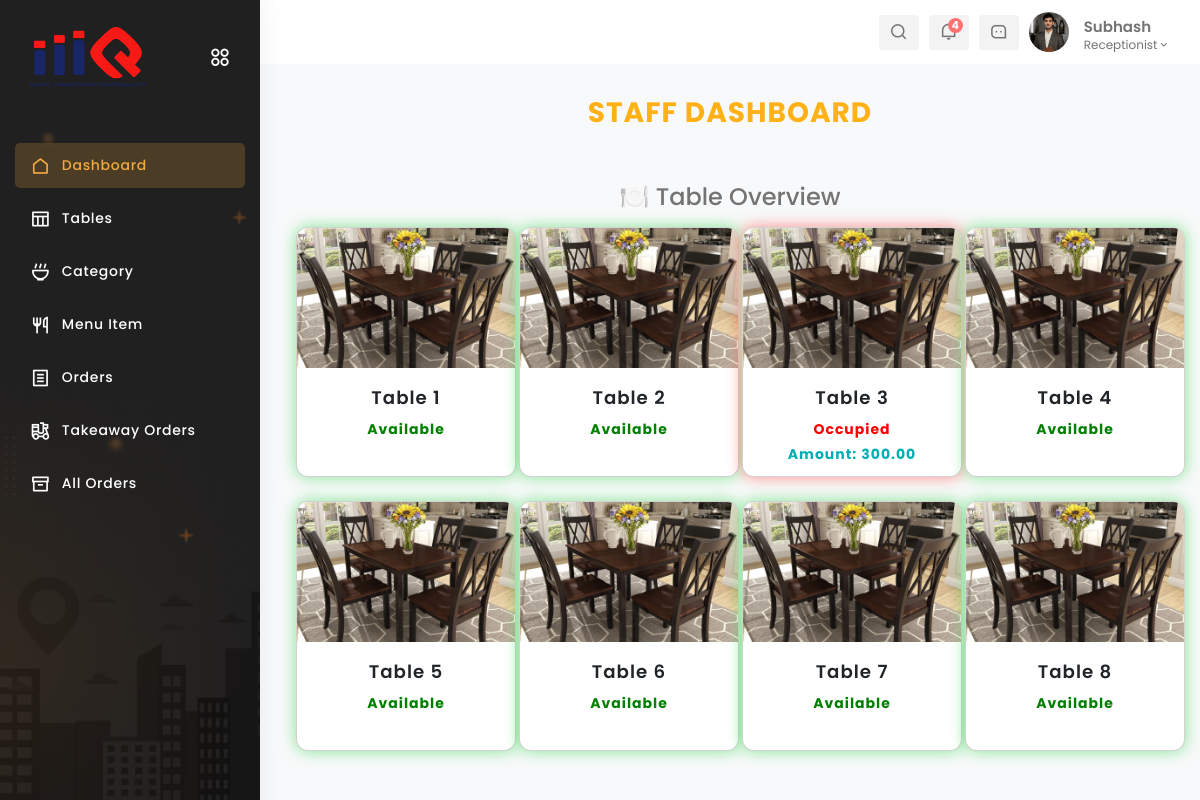
/staff_dashboard (signed in), run on the app's committed database.
### app2/models.py (models this page shows, shortened)
class Staff(models.Model):
    ROLE_CHOICES = [
        ('manager', 'Manager'),
        ('receptionist', 'Receptionist'),
        ('chef', 'Chef'),
        ('waiter', 'Waiter'),
        ('cashier', 'Cashier'),
        ('inventory', 'Inventory')
    ]
    username = models.CharField(max_length=100)
    password = models.CharField(max_length=100)
    phone_number = models.BigIntegerField()
    email = models.EmailField()
    role = models.CharField(max_length=20, choices=ROLE_CHOICES)
    is_active = models.BooleanField(default=True)

class Table_list(models.Model):
    table_no = models.CharField(max_length=150)
    capacity = models.BigIntegerField()
    available = models.BooleanField(default=True)
    image = models.ImageField(upload_to='Table_list/', blank=True, null=True)
    status = models.CharField(max_length=50, choices=[('Available', 'Available'), ('Occupied', 'Occupied')], default='Available')
    occupied_order_no = models.CharField(max_length=40, null=True , blank=True)
    qr_code = models.ImageField(upload_to='qr_codes/', blank=True, null=True)
    created_at = models.DateTimeField()
    updated_at = models.DateTimeField(auto_now=True)

class Orders(models.Model):
    username = models.CharField(max_length=100)
    order_no = models.CharField(max_length=40)
    order_type = models.CharField(max_length=40)
    order_date = models.DateTimeField()
    status = models.CharField(max_length=50, choices=[('Pending', 'Pending'),('Served', 'Served'),('Ready for Pickup', 'Ready for Pickup'), ('Completed', 'Completed'), ('Cancelled', 'Cancelled')])
    table_no = models.CharField(max_length=50,null=True, blank=True)
    total_amount = models.DecimalField(max_digits=10, decimal_places=2)
    address = models.TextField(blank=True, null=True)
    city = models.CharField(max_length=100,blank=True, null=True)
    postal_code = models.CharField(max_length=20,blank=True, null=True)

### app1/views.py (the view, shortened to what this page needs)
# urls.py: path('staff_dashboard',staff_dashboard,name='staff_dashboard'),
def staff_dashboard(request):
    user_obj, user_type = get_logged_in_user(request)
    if not user_obj:
        return redirect('signin')
    data = user_obj
    tables = Table_list.objects.all()
    occupied_tables = tables.filter(status="Occupied").exclude(occupied_order_no__isnull=True)
    occupied_order_nos = [table.occupied_order_no for table in occupied_tables]
    relevant_orders = Orders.objects.filter(order_no__in=occupied_order_nos)
    kot_det = KOT.objects.all()
    kotitem_det = KOTItems.objects.filter(kot_no__in=kot_det)
    total_kot = KOT.objects.count()
    today_kot = KOT.objects.filter(created_at__date=timezone.now().date()).count()
    pending_kot = KOT.objects.filter(status='Pending').count()
    role = data.role.lower()
    if role == 'receptionist':
        return render(request,'Staff/reception_dashboard.html',{'data':data, 'tables':tables, 'relevant_orders':relevant_orders})

### app1/views.py (called while the page is built)
def get_logged_in_user(request):
    user_id = request.session.get('user_id')
    user_type = request.session.get('user_type')
    if not user_id or not user_type:
        return None, None
    try:
        if user_type == 'admin':
            return Admin.objects.get(id=user_id), 'admin'
        if user_type == 'staff':
            return Staff.objects.get(id=user_id), 'staff'
    except (Admin.DoesNotExist, Staff.DoesNotExist):
        return None, None
    return None, None

### templates/Staff/reception_dashboard.html (shortened to what this page needs)
{% extends "Staff/base.html" %}
{% load static %}
{% block content %}
<!DOCTYPE html>
<html lang="en">
<head>
    <link rel="stylesheet" href="{% static 'messages.css' %}">
</head>
<body>
    <div class="container-fluid text-center">
        <h3 class="dashboard-header">Staff Dashboard</h3> <br>
        <div class="container mt-4">
            <h4 class="text-center mb-3">🍽️ Table Overview</h4>
            <div class="row justify-content-center">
                {% for table in tables %}
                    <div class="col-md-3 mb-4">
                        {% if table.status == 'Occupied' %}<a href="{% url 'addmore_items' table.occupied_order_no %}">{% else %}
                            <a href="{% url 'place_order' %}?table_no={{ table.table_no }}">{% endif %}
                            <div class="card table-card {% if table.status == 'Occupied' %}occupied{% else %}available{% endif %}">
                                <img src="{{ table.image.url }}" class="table-image" alt="Table {{ table.table_no }}">
                                <div class="card-body text-center">
                                    <h5 style="font-weight: 600;">{{ table.table_no }}</h5>
                                    <p><span class="status-badge">{{ table.status }}</span></p>
                                    {% if table.status == 'Occupied' %}
                                        {% for order in relevant_orders %}
                                            {% if table.occupied_order_no == order.order_no %}
                                                <p style="margin-top: -20px; color: rgb(0, 174, 180);"><strong>Amount: {{ order.total_amount }}</strong></p>
                                            {% endif %}
                                        {% endfor %}
                                    {% endif %}
                                </div>
                            </div>
                        </a>
                    </div>
                {% endfor %}
            </div>
        </div>
    </div>
</body>
</html>
{% endblock content %}

### templates/Staff/base.html (shortened to what this page needs)
{% load static %}
<!DOCTYPE html>
<html lang="en">
<head>
    <link href='https://unpkg.com/boxicons@2.1.4/css/boxicons.min.css' rel='stylesheet'>
    <link rel="stylesheet" href="https://cdnjs.cloudflare.com/ajax/libs/font-awesome/6.0.0/css/all.min.css">
    <link href="https://cdn.jsdelivr.net/npm/bootstrap@5.3.0/dist/css/bootstrap.min.css" rel="stylesheet">
    <link rel="stylesheet" type="text/css" href="https://cdn.datatables.net/1.11.5/css/jquery.dataTables.min.css">
    <link href="https://cdn.jsdelivr.net/npm/remixicon/fonts/remixicon.css" rel="stylesheet">
    <link rel="stylesheet" href="https://unpkg.com/swiper/swiper-bundle.min.css">
    <link rel="stylesheet" href="https://cdn.jsdelivr.net/npm/bootstrap@5.3.0-alpha3/dist/css/bootstrap.min.css">
    <link rel="stylesheet" href="https://cdnjs.cloudflare.com/ajax/libs/font-awesome/6.0.0-beta3/css/all.min.css">
    <link href="https://cdn.jsdelivr.net/npm/remixicon/fonts/remixicon.css" rel="stylesheet">
    <link href="https://cdn.jsdelivr.net/npm/bootstrap@5.3.0/dist/css/bootstrap.min.css" rel="stylesheet">
    <link rel="stylesheet" href="{% static 'app1/css/homepage3.css' %}">
</head>
<body>
    <section id="sidebar" class="toggle_hide">
        <div class="logo-wrapper logo-wrapper-center">
            <a href="#" data-bs-original-title="" title="">
                <img class="img-fluid for-white" src="{% static 'images/c-logo.png' %}" alt="logo">
            </a>
            <div class="toggle-sidebar">
                <i class="ri-apps-2-line status_toggle middle sidebar-toggle"></i>
            </div>
        </div>
        <div class="sidebar-main">
            <div id="sidebar-menu">
                {% if data.role|lower == 'receptionist' %}
                <ul class="sidebar-links" id="simple-bar">
                    <li class="sidebar-list">
                        <a class="sidebar-link sidebar-title link-nav" href="{% url 'staff_dashboard' %}">
                            <i class="ri-home-line"></i>
                            <span>Dashboard</span>
                        </a>
                    </li>
                    <li class="sidebar-list">
                        <a class="sidebar-link sidebar-title link-nav" href="{% url 'add_table' %}">
                            <i class="ri-table-line"></i>
                            <span>Tables</span>
                        </a>
                    </li>
                    <li class="sidebar-list">
                        <a class="sidebar-link sidebar-title link-nav" href="{% url 'add_category' %}">
                            <i class="ri-bowl-line"></i>
                            <span>Category</span>
                        </a>
                    </li>
                    <li class="sidebar-list">
                        <a class="sidebar-link sidebar-title link-nav" href="{% url 'add_menuitem' %}">
                            <i class="ri-restaurant-line"></i>
                            <span>Menu Item</span>
                        </a>
                    </li>
                    <li class="sidebar-list">
                        <a class="sidebar-link sidebar-title link-nav" href="{% url 'place_order' %}">
                            <i class="ri-file-list-line"></i>
                            <span>Orders</span>
                        </a>
                    </li>
                    <li class="sidebar-list">
                        <a class="sidebar-link sidebar-title link-nav" href="{% url 'takeaway_orders' %}">
                            <i class="ri-takeaway-line"></i>
                            <span>Takeaway Orders</span>
                        </a>
                    </li>
                    <li class="sidebar-list">
                        <a class="sidebar-link sidebar-title link-nav" href="{% url 'all_orders' %}">
                            <i class="ri-archive-line"></i>
                            <span>All Orders</span>
                        </a>
                    </li>
                </ul>
                {% endif %}
            </div>
        </div>
    </section>
    <section id="content">
        <nav>
            <div class="nav-right col-xl-6 col-5 pull-right right-header p-0">
                <ul class="nav-menus">
                    <li class="search-icon">
                        <span class="header-search">
                            <i class="ri-search-line"></i>
                        </span>
                    </li>
                    <li class="onhover-dropdown">
                        <div class="notification-box">
                            <i class="ri-notification-line"></i>
                            <span class="badge rounded-pill badge-theme">4</span>
                        </div>
                    </li>
                    <li class="onhover-dropdown">
                        <div class="messages-box">
                            <i class="ri-message-3-line"></i>
                        </div>
                    </li>
                    <li class="profile-nav onhover-dropdown pe-0 me-0">
                        <div class="media profile-media">
                            <img class="user-profile rounded-circle" src="{% static 'images/1.jpg' %}" alt="">
                            <div class="media-body">
                                <span>{{data.username}}</span>
                                <p class="mb-0 font-roboto">{{data.role}}<i class="middle ri-arrow-down-s-line"></i></p>
                            </div>
                        </div>
                    </li>
                </ul>
            </div>
        </nav>
        <main>
            {% block content %}
            {% endblock %}
        </main>
    </section>
</body>
</html>

### templates/Staff/reception_dashboard.html (style rules this page uses)
body { background-color: #f8f9fa; font-family: 'Poppins', sans-serif; }
.dashboard-header { color: rgb(255, 177, 21); font-weight: bold; margin-top: 20px; text-transform: uppercase; letter-spacing: 1px; animation: fadeIn 1s ease-in-out; }
.table-card { width: 220px; height: 250px; border-radius: 12px; box-shadow: 0px 4px 10px rgba(0, 0, 0, 0.15); overflow: hidden; transition: transform 0.3s ease-in-out, box-shadow 0.3s ease-in-out; position: relative; }
.table-image { width: 100%; height: 140px; object-fit: cover; transition: filter 0.3s ease-in-out; }
.occupied { box-shadow: 0px 0px 15px rgba(255, 69, 58, 0.6); animation: pulseRed 1.5s infinite alternate; }
.available { box-shadow: 0px 0px 15px rgba(50, 215, 75, 0.6); animation: pulseGreen 1.5s infinite alternate; }
.status-badge { font-size: 14px; padding: 6px 12px; border-radius: 20px; font-weight: bold; display: inline-block; animation: fadeIn 1.2s ease-in-out; }
.occupied .status-badge { color: red; }
.available .status-badge { color: green; }

### data on the page
Staff: username "Subhash", role "Receptionist"
Table_list: image (picture), table_no "Table 1", status "Available"
Table_list: image (picture), table_no "Table 2", status "Available"
Table_list: image (picture), table_no "Table 3", status "Occupied"
Orders: total_amount "300.00"
Table_list: image (picture), table_no "Table 4", status "Available"
Table_list: image (picture), table_no "Table 5", status "Available"
Table_list: image (picture), table_no "Table 6", status "Available"
Table_list: image (picture), table_no "Table 7", status "Available"
Table_list: image (picture), table_no "Table 8", status "Available"
